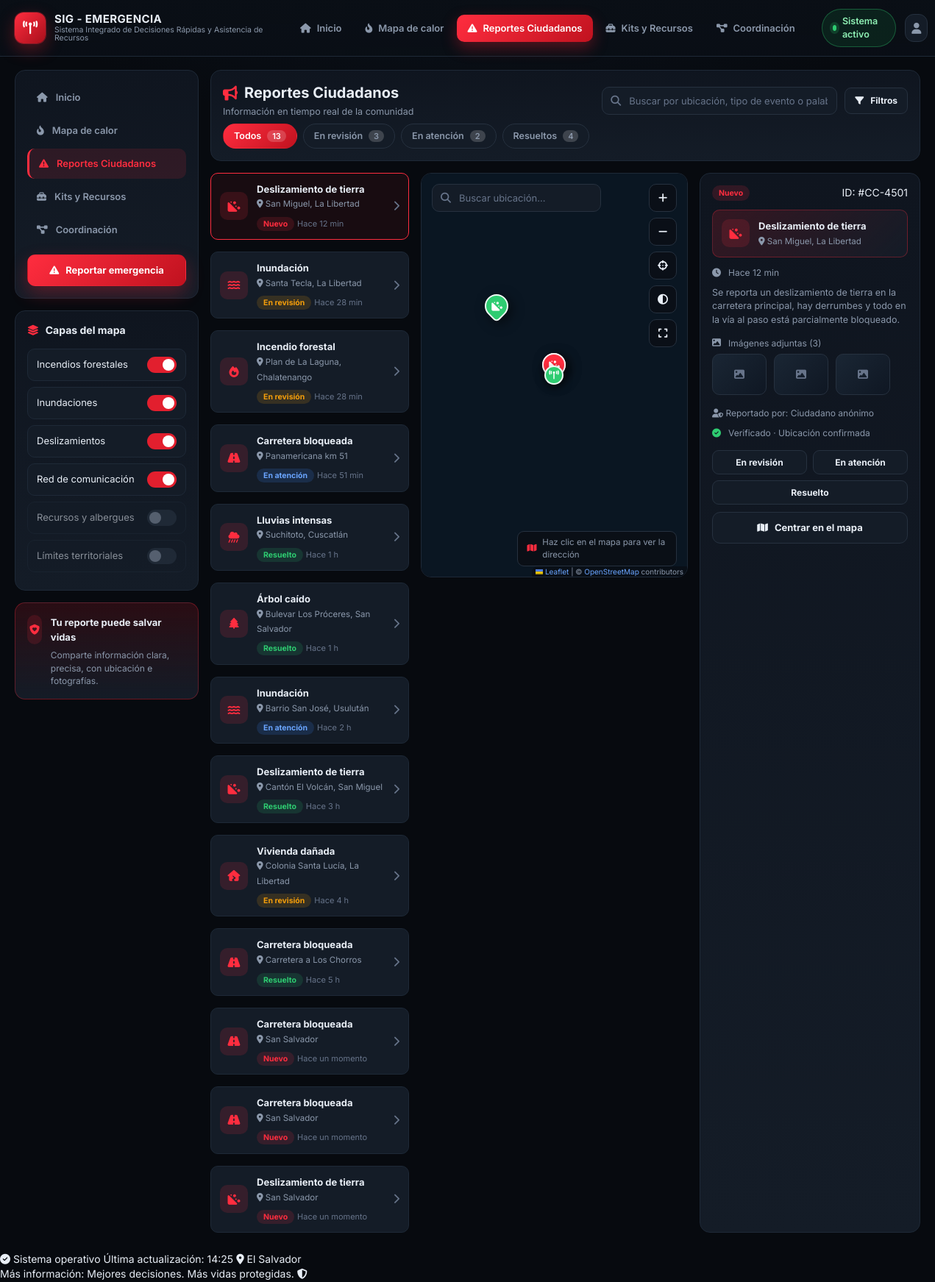
/reportes.php?alerta=1, run on the app's committed database.
### tables this page shows
CREATE TABLE capas (
        id INTEGER PRIMARY KEY AUTOINCREMENT,
        nombre TEXT NOT NULL,
        activa INTEGER NOT NULL DEFAULT 1
    );

CREATE TABLE reportes (
        id INTEGER PRIMARY KEY AUTOINCREMENT,
        titulo TEXT NOT NULL,
        lugar TEXT NOT NULL,
        tiempo TEXT NOT NULL,
        estado TEXT NOT NULL,
        icon TEXT NOT NULL,
        descripcion TEXT NOT NULL DEFAULT ''
    , lat REAL, lon REAL);

### includes/data.php (called while the page is built, shortened)
<?php
try {
    require_once __DIR__ . '/db.php';
    $pdo = db();
    $REPORTES = $pdo->query("SELECT id, titulo, lugar, tiempo, estado, icon, lat, lon, descripcion AS \"desc\" FROM reportes ORDER BY id")->fetchAll();
    $capas_db = $pdo->query("SELECT nombre AS n, activa FROM capas ORDER BY id")->fetchAll();
    $CAPAS = array_map(function ($c) {
        return ['n' => $c['n'], 'on' => (bool) $c['activa']];
    }, $capas_db);
} catch (Throwable $e) {
}

### includes/db.php (called while the page is built, shortened)
<?php
function db() {
    static $pdo = null;
    if ($pdo === null) {
        $file = db_file();
        $pdo = new PDO('sqlite:' . $file);
        $pdo->setAttribute(PDO::ATTR_ERRMODE, PDO::ERRMODE_EXCEPTION);
        $pdo->setAttribute(PDO::ATTR_DEFAULT_FETCH_MODE, PDO::FETCH_ASSOC);
    }
    return $pdo;
}
function conteo_reportes() {
    $pdo = db();
    $rows = $pdo->query("SELECT estado, COUNT(*) AS n FROM reportes GROUP BY estado")->fetchAll();
    $out = ['todos' => 0, 'nuevo' => 0, 'revision' => 0, 'atencion' => 0, 'resuelto' => 0];
    $map = ['Nuevo' => 'nuevo', 'En revisión' => 'revision', 'En atención' => 'atencion', 'Resuelto' => 'resuelto'];
    foreach ($rows as $r) {
        $out['todos'] += (int) $r['n'];
        if (isset($map[$r['estado']])) {
            $out[$map[$r['estado']]] = (int) $r['n'];
        }
    }
    return $out;
}
function reporte_destacado() {
    $pdo = db();
    $row = $pdo->query("SELECT id, titulo, lugar, tiempo, estado, icon, lat, lon, descripcion AS \"desc\" FROM reportes WHERE estado = 'Nuevo' ORDER BY id LIMIT 1")->fetch();
    return $row ?: null;
}

### reportes.php (the view, shortened to what this page needs)
<?php
require_once __DIR__ . '/includes/data.php';
function estado_key($e) {
    return ['Nuevo' => 'nuevo', 'En revisión' => 'revision', 'En atención' => 'atencion', 'Resuelto' => 'resuelto'][$e] ?? 'nuevo';
}
$CAPA_KEYS = [
    'Incendios forestales' => 'incendios',
    'Inundaciones' => 'inundaciones',
    'Deslizamientos' => 'deslizamientos',
    'Red de comunicación' => 'red',
    'Recursos y albergues' => 'recursos',
    'Límites territoriales' => 'limites',
];
try {
    $conteo = conteo_reportes();
    $ver = isset($_GET['ver']) ? (int) $_GET['ver'] : 0;
    $destacado = $ver > 0 ? obtener_reporte($ver) : null;
    if (!$destacado) {
        $destacado = reporte_destacado();
    }
} catch (Throwable $e) {
    $conteo = ['todos' => 0, 'nuevo' => 0, 'revision' => 0, 'atencion' => 0, 'resuelto' => 0];
    $destacado = null;
    $geo = ['reportes' => [], 'alertas' => [], 'albergues' => [], 'nodos' => [], 'enlaces' => []];
    $target = null;
}
$dest_badge = estado_key($destacado['estado'] ?? 'Nuevo');
$estados_btn = ['En revisión', 'En atención', 'Resuelto'];
require __DIR__ . '/includes/header.php';
?>
<div class="grid" style="grid-template-columns:250px 1fr;">
  <aside class="stack">
    <div class="panel">
      <div class="side-nav">
        <a href="index.php"><i class="fa-solid fa-house"></i> Inicio</a>
        <a href="mapa.php"><i class="fa-solid fa-fire-flame-curved"></i> Mapa de calor</a>
        <a class="is-active" href="reportes.php"><i class="fa-solid fa-triangle-exclamation"></i> Reportes Ciudadanos</a>
        <a href="recursos.php"><i class="fa-solid fa-toolbox"></i> Kits y Recursos</a>
        <a href="coordinacion.php"><i class="fa-solid fa-diagram-project"></i> Coordinación</a>
      </div>
      <a class="btn btn-red btn-block" style="margin-top:14px" href="reportar.php"><i class="fa-solid fa-triangle-exclamation"></i> Reportar emergencia</a>
    </div>
    <div class="panel layer-panel">
      <div class="panel-head"><h3><i class="fa-solid fa-layer-group"></i> Capas del mapa</h3></div>
      <?php foreach ($CAPAS as $c): ?>
        <?php $lk = $CAPA_KEYS[$c['n']] ?? ''; if ($lk === '') { continue; } ?>
        <div class="layer" style="opacity:<?= $c['on'] ? '1' : '.55' ?>">
          <span><?= htmlspecialchars($c['n']) ?></span>
          <label class="switch">
            <span class="sl"></span>
          </label>
        </div>
      <?php endforeach; ?>
    </div>
    <div class="panel" style="background:linear-gradient(180deg,rgba(226,31,46,.16),var(--panel-2));border-color:rgba(255,45,63,.3)">
      <div style="display:flex;gap:12px">
        <div class="ic red" style="width:40px;height:40px;border-radius:11px;display:grid;place-items:center"><i class="fa-solid fa-shield-heart"></i></div>
        <div><strong style="font-size:13px">Tu reporte puede salvar vidas</strong>
        <p style="color:var(--muted);font-size:12px;margin:6px 0 0">Comparte información clara, precisa, con ubicación e fotografías.</p></div>
      </div>
    </div>
  </aside>
  <div class="stack">
    <div class="panel">
      <div class="panel-head" style="margin-bottom:6px">
        <div>
          <h3 style="font-size:20px"><i class="fa-solid fa-bullhorn"></i> Reportes Ciudadanos</h3>
          <span style="color:var(--muted);font-size:12.5px">Información en tiempo real de la comunidad</span>
        </div>
        <div style="display:flex;gap:10px;align-items:center">
          <div class="input-icon"><i class="fa-solid fa-magnifying-glass"></i><input type="text" data-search=".js-report" placeholder="Buscar por ubicación, tipo de evento o palabra clave..."></div>
          <details class="filter-dd">
            <summary class="btn btn-ghost btn-sm"><i class="fa-solid fa-filter"></i> Filtros</summary>
          </details>
        </div>
      </div>
      <div class="tabs" id="reportTabs">
        <button class="tab is-active" data-filter="todos">Todos <span class="count"><?= $conteo['todos'] ?></span></button>
        <button class="tab" data-filter="revision">En revisión <span class="count"><?= $conteo['revision'] ?></span></button>
        <button class="tab" data-filter="atencion">En atención <span class="count"><?= $conteo['atencion'] ?></span></button>
        <button class="tab" data-filter="resuelto">Resueltos <span class="count"><?= $conteo['resuelto'] ?></span></button>
      </div>
    </div>
    <div class="grid cols-report">
      <div class="stack">
        <?php foreach ($REPORTES as $r): ?>
          <?php $k = estado_key($r['estado']); ?>
          <a class="row js-report <?= (int)($r['id'] ?? 0) === (int)($destacado['id'] ?? -1) ? 'is-selected' : '' ?>" data-estado="<?= $k ?>" href="reportes.php?ver=<?= (int)($r['id'] ?? 0) ?>">
            <div class="ic red"><i class="fa-solid <?= htmlspecialchars($r['icon']) ?>"></i></div>
            <div class="txt">
              <strong><?= htmlspecialchars($r['titulo']) ?></strong>
              <small><i class="fa-solid fa-location-dot"></i> <?= htmlspecialchars($r['lugar']) ?></small>
              <div style="margin-top:6px"><span class="badge <?= $k ?>"><?= htmlspecialchars($r['estado']) ?></span> <span class="time"><?= htmlspecialchars($r['tiempo']) ?></span></div>
            </div>
            <i class="fa-solid fa-chevron-right" style="color:var(--muted-2)"></i>
          </a>
        <?php endforeach; ?>
      </div>
      <div class="map-wrap" style="grid-column:span 2;align-self:start;height:calc(100vh - 250px);min-height:520px">
        <div id="mapReportes" class="map" style="min-height:520px"></div>
        <div class="map-search">
          <div class="input-icon">
            <i class="fa-solid fa-magnifying-glass"></i>
            <input type="text" data-osm-search data-osm-target="mapReportes" placeholder="Buscar ubicación..." autocomplete="off">
          </div>
        </div>
        <div class="map-tools">
          <button class="map-tool" data-map-action="zoom-in"><i class="fa-solid fa-plus"></i></button>
          <button class="map-tool" data-map-action="zoom-out"><i class="fa-solid fa-minus"></i></button>
          <button class="map-tool" data-map-action="locate"><i class="fa-solid fa-crosshairs"></i></button>
          <button class="map-tool" data-map-action="theme" title="Tema claro / oscuro"><i class="fa-solid fa-circle-half-stroke"></i></button>
          <button class="map-tool" data-map-action="expand"><i class="fa-solid fa-expand"></i></button>
        </div>
        <div class="map-coords"><i class="fa-solid fa-map"></i> Haz clic en el mapa para ver la dirección</div>
      </div>
      <div class="panel r-detail">
        <div style="display:flex;justify-content:space-between;align-items:center;margin-bottom:12px">
          <span class="badge <?= $dest_badge ?>"><?= htmlspecialchars($destacado['estado']) ?></span>
          <span class="time">ID: #CC-<?= 4500 + (int) ($destacado['id'] ?? 0) ?></span>
        </div>
        <div class="row" style="background:linear-gradient(135deg,rgba(226,31,46,.18),var(--panel-2));border-color:rgba(255,45,63,.3)">
          <div class="ic red"><i class="fa-solid <?= htmlspecialchars($destacado['icon']) ?>"></i></div>
          <div class="txt"><strong><?= htmlspecialchars($destacado['titulo']) ?></strong><small><i class="fa-solid fa-location-dot"></i> <?= htmlspecialchars($destacado['lugar']) ?></small></div>
        </div>
        <div class="meta-row" style="margin:12px 0 0"><i class="fa-solid fa-clock"></i> <?= htmlspecialchars($destacado['tiempo']) ?></div>
        <p style="color:var(--muted);font-size:12.5px;margin:10px 0 14px"><?= htmlspecialchars($destacado['desc']) ?></p>
        <div class="meta-row" style="margin-bottom:6px"><i class="fa-solid fa-image"></i> Imágenes adjuntas (3)</div>
        <div class="thumbs">
          <div class="t"><i class="fa-solid fa-image"></i></div>
          <div class="t"><i class="fa-solid fa-image"></i></div>
          <div class="t"><i class="fa-solid fa-image"></i></div>
        </div>
        <div class="meta-row" style="margin:16px 0 10px;justify-content:space-between">
          <span><i class="fa-solid fa-user-shield"></i> Reportado por: Ciudadano anónimo</span>
        </div>
        <div class="meta-row" style="margin-bottom:14px"><i class="fa-solid fa-circle-check" style="color:var(--green-2)"></i> Verificado · Ubicación confirmada</div>
        <form method="post" action="reportes.php?ver=<?= (int)($destacado['id'] ?? 0) ?>">
          <div style="display:flex;gap:8px;flex-wrap:wrap">
            <?php foreach ($estados_btn as $eb): ?>
              <button class="btn btn-sm <?= $destacado['estado'] === $eb ? 'btn-red' : 'btn-ghost' ?>" type="submit" name="nuevo_estado" value="<?= $eb ?>" style="flex:1">
                <?= $eb ?>
              </button>
            <?php endforeach; ?>
          </div>
        </form>
        <?php if (!empty($destacado['lat']) && !empty($destacado['lon'])): ?>
          <a class="btn btn-ghost btn-block" style="margin-top:10px" href="reportes.php?ver=<?= (int)($destacado['id'] ?? 0) ?>"><i class="fa-solid fa-map"></i> Centrar en el mapa</a>
        <?php endif; ?>
      </div>
    </div>
  </div>
</div>
<?php require __DIR__ . '/includes/footer.php'; ?>

### data on the page
capas: nombre "Incendios forestales"
capas: nombre "Inundaciones"
capas: nombre "Deslizamientos"
capas: nombre "Red de comunicación"
reportes: titulo "Deslizamiento de tierra", lugar "San Miguel, La Libertad", estado "Nuevo", tiempo "Hace 12 min", 4500 + (int) ($destacado['id'] ?? 0) "4501", descripcion "Se reporta un deslizamiento de tierra en la carretera principal, hay derrumbes y todo en la vía al paso está parcialmente bloqueado."
reportes: titulo "Inundación", lugar "Santa Tecla, La Libertad", estado "En revisión", tiempo "Hace 28 min"
reportes: titulo "Incendio forestal", lugar "Plan de La Laguna, Chalatenango", estado "En revisión", tiempo "Hace 28 min"
reportes: titulo "Carretera bloqueada", lugar "Panamericana km 51", estado "En atención", tiempo "Hace 51 min"
reportes: titulo "Lluvias intensas", lugar "Suchitoto, Cuscatlán", estado "Resuelto", tiempo "Hace 1 h"
reportes: titulo "Árbol caído", lugar "Bulevar Los Próceres, San Salvador", estado "Resuelto", tiempo "Hace 1 h"
reportes: titulo "Inundación", lugar "Barrio San José, Usulután", estado "En atención", tiempo "Hace 2 h"
reportes: titulo "Deslizamiento de tierra", lugar "Cantón El Volcán, San Miguel", estado "Resuelto", tiempo "Hace 3 h"
reportes: titulo "Vivienda dañada", lugar "Colonia Santa Lucía, La Libertad", estado "En revisión", tiempo "Hace 4 h"
reportes: titulo "Carretera bloqueada", lugar "Carretera a Los Chorros", estado "Resuelto", tiempo "Hace 5 h"
reportes: titulo "Carretera bloqueada", lugar "San Salvador", estado "Nuevo", tiempo "Hace un momento"
reportes: titulo "Carretera bloqueada", lugar "San Salvador", estado "Nuevo", tiempo "Hace un momento"
reportes: titulo "Deslizamiento de tierra", lugar "San Salvador", estado "Nuevo", tiempo "Hace un momento"

### other printed values
$APP['nombre'] "SIG - EMERGENCIA"
$APP['subtitulo'] "Sistema Integrado de Decisiones Rápidas y Asistencia de Recursos"
$item['label'] "Inicio"
$item['label'] "Mapa de calor"
$item['label'] "Reportes Ciudadanos"
$item['label'] "Kits y Recursos"
$item['label'] "Coordinación"
$c['n'] "Recursos y albergues"
$c['n'] "Límites territoriales"
$conteo['todos'] "13"
$conteo['revision'] "3"
$conteo['atencion'] "2"
$conteo['resuelto'] "4"
$eb "En revisión"
$eb "En atención"
